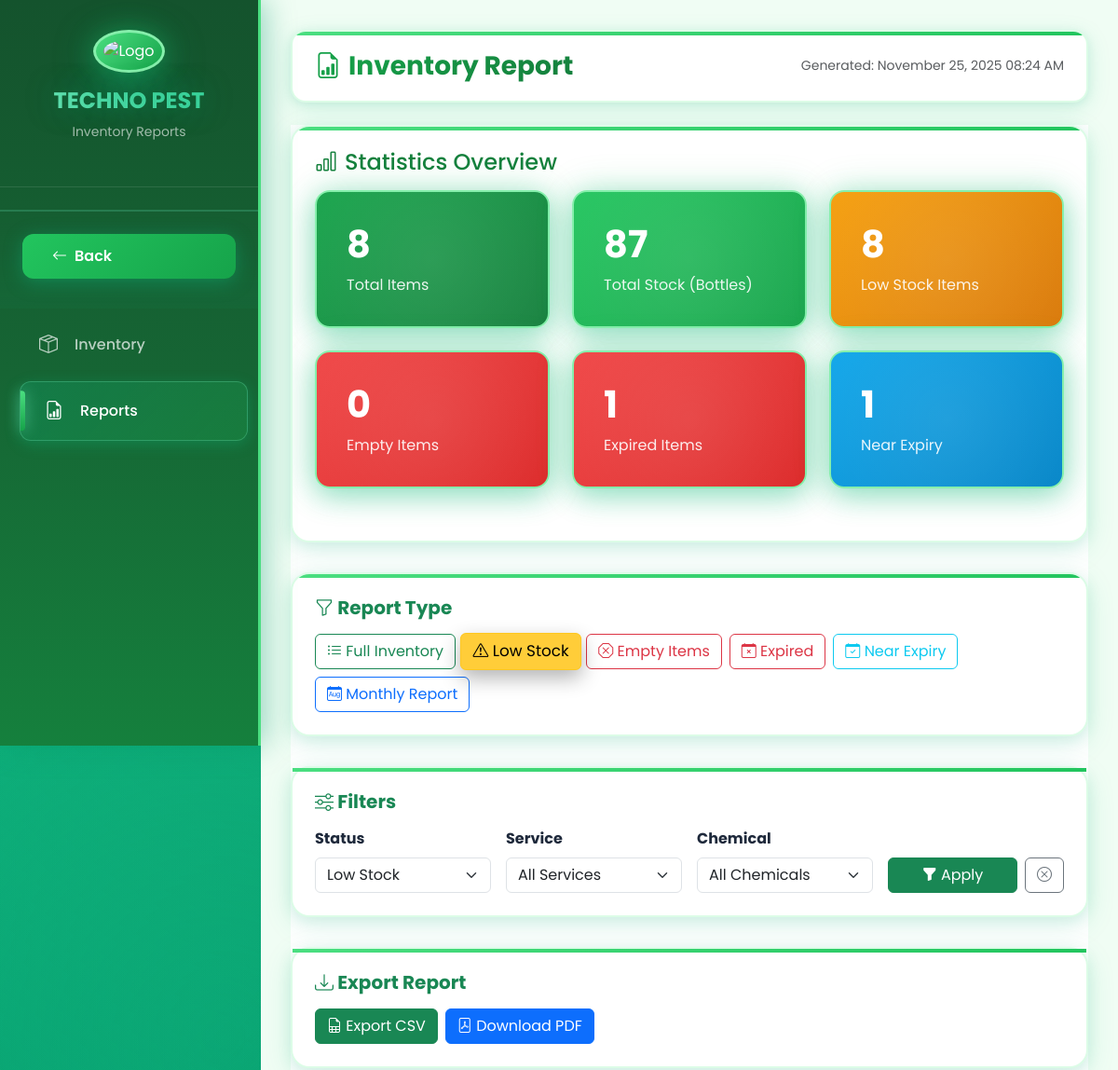
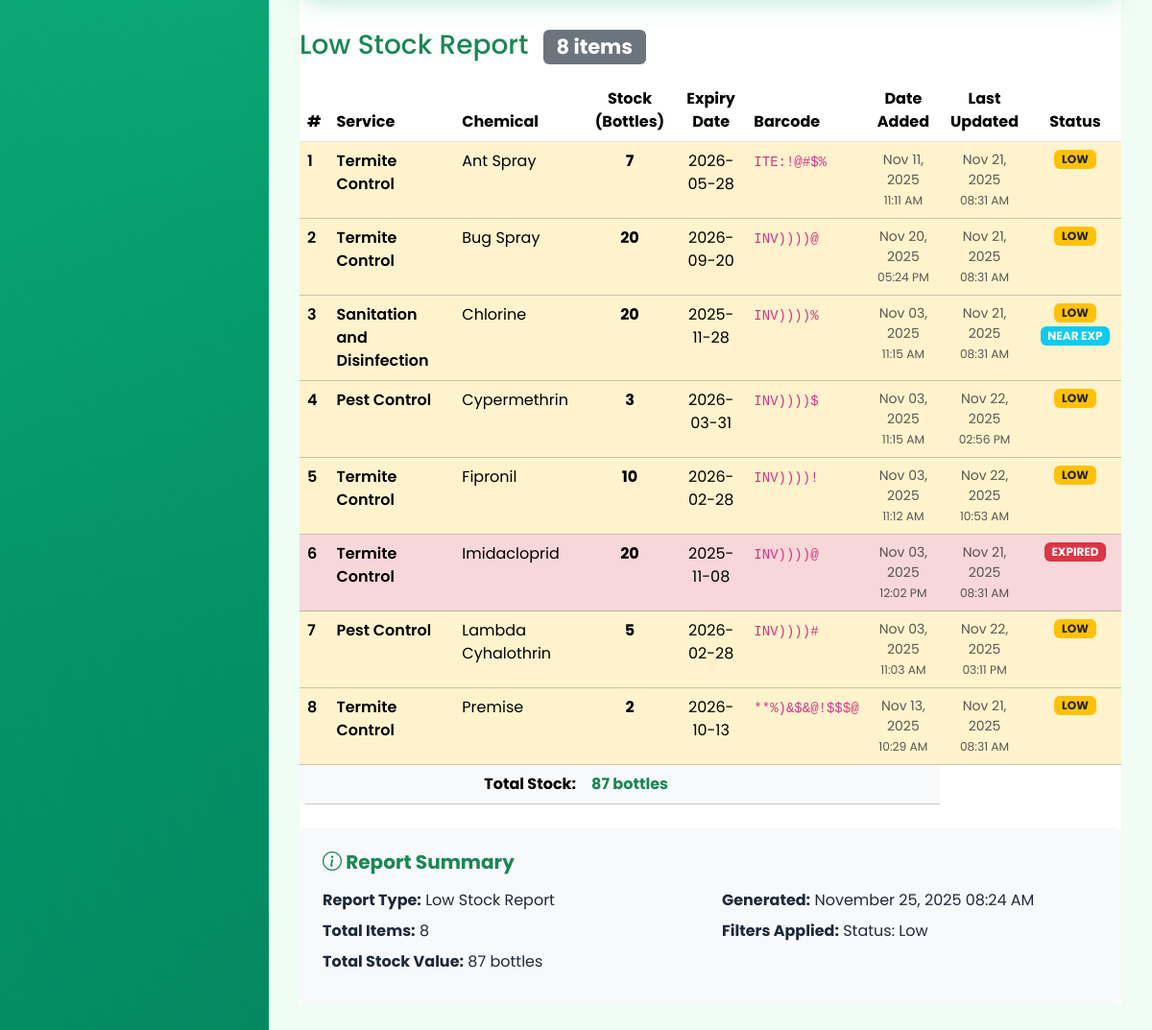
Page /inventory_report.php?type=low&status=low&service=all&ingredient=all on the earlier database version (2 pictures, top to bottom).
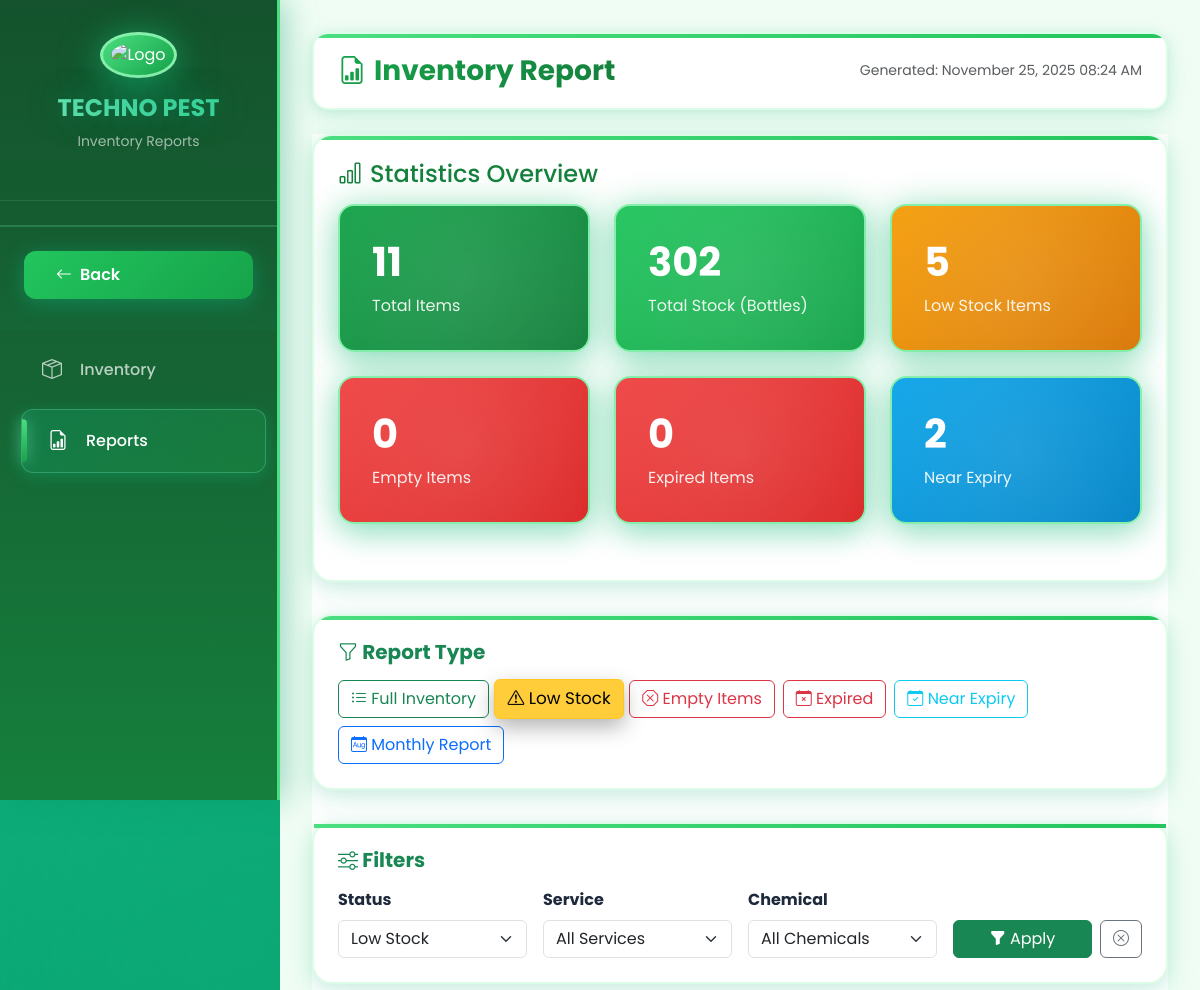
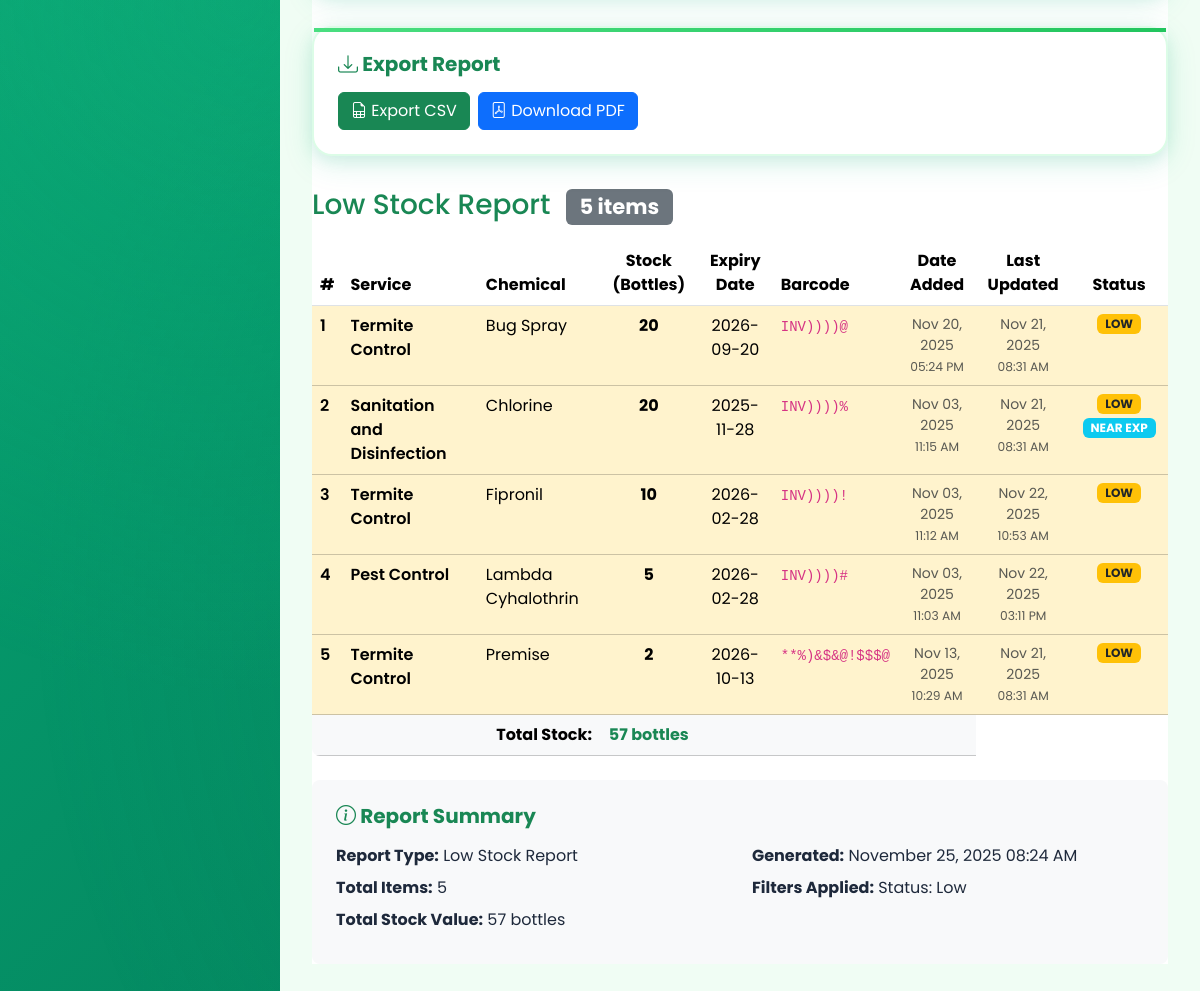
Same page on the later database version (2 pictures, top to bottom).
### tables this page shows
CREATE TABLE `inventory` (
  `inventory_id` int NOT NULL AUTO_INCREMENT,
  `service_id` int NOT NULL,
  `ai_id` int DEFAULT NULL,
  `ingredient_id` int NOT NULL,
  `active_ingredient` varchar(255) NOT NULL,
  `stocks` int NOT NULL,
  `expiry_date` date DEFAULT NULL,
  `created_at` timestamp NOT NULL DEFAULT CURRENT_TIMESTAMP,
  `barcode` varchar(50) NOT NULL,
  `updated_at` timestamp NULL DEFAULT CURRENT_TIMESTAMP ON UPDATE CURRENT_TIMESTAMP,
  PRIMARY KEY (`inventory_id`),
  UNIQUE KEY `uq_inventory_service_ingredient_expiry` (`service_id`,`active_ingredient`,`expiry_date`)
);

CREATE TABLE `services` (
  `service_id` int NOT NULL AUTO_INCREMENT,
  `service_name` varchar(100) NOT NULL,
  `service_type` varchar(100) DEFAULT NULL,
  `service_details` text,
  `description` text,
  `created_at` timestamp NOT NULL DEFAULT CURRENT_TIMESTAMP,
  `active_ingredient` varchar(100) NOT NULL,
  PRIMARY KEY (`service_id`),
  UNIQUE KEY `service_name` (`service_name`)
);

CREATE TABLE `active_ingredients` (
  `ai_id` int NOT NULL AUTO_INCREMENT,
  `name` varchar(255) NOT NULL,
  PRIMARY KEY (`ai_id`),
  UNIQUE KEY `name` (`name`)
);

### inventory_report.php (the view, shortened to what the changed rows need)
<?php
$pdo = new PDO("mysql:host=localhost;dbname=pest control;charset=utf8mb4", "root", "", [
    PDO::ATTR_ERRMODE => PDO::ERRMODE_EXCEPTION,
    PDO::ATTR_DEFAULT_FETCH_MODE => PDO::FETCH_ASSOC
]);
$report_type = $_GET['type'] ?? 'full';
$filter_status = $_GET['status'] ?? 'all';
$inventory = $pdo->query("
    SELECT i.inventory_id, s.service_name, a.name AS active_ingredient, i.stocks, i.expiry_date, i.barcode,
        a.ai_id, s.service_id, i.created_at, i.updated_at
    FROM inventory i
    JOIN services s ON i.service_id = s.service_id
    LEFT JOIN active_ingredients a ON i.ai_id = a.ai_id
    ORDER BY a.name, i.expiry_date
")->fetchAll();
$filtered_inventory = $inventory;
if ($filter_status !== 'all') {
    $filtered_inventory = array_filter($filtered_inventory, function($i) use ($filter_status) {
        $stock = (float)$i['stocks'];
        $is_expired = !empty($i['expiry_date']) && strtotime($i['expiry_date']) < time();
        if ($filter_status === 'empty') return $stock <= 0;
        if ($filter_status === 'low') return $stock > 0 && $stock <= 20;
        if ($filter_status === 'expired') return $is_expired;
        if ($filter_status === 'near_exp') return !empty($i['expiry_date']) && strtotime($i['expiry_date']) < strtotime('+3 months') && !$is_expired;
        return true;
    });
}
$filtered_inventory = array_values($filtered_inventory);
$total_items = count($inventory);
$total_stock = array_sum(array_map(fn($i) => (float)$i['stocks'], $inventory));
$low_stock_count = count(array_filter($inventory, fn($i) => (float)$i['stocks'] > 0 && (float)$i['stocks'] <= 20));
$empty_count = count(array_filter($inventory, fn($i) => (float)$i['stocks'] <= 0));
$expired_count = count(array_filter($inventory, fn($i) => !empty($i['expiry_date']) && strtotime($i['expiry_date']) < time()));
$near_exp_count = count(array_filter($inventory, fn($i) => !empty($i['expiry_date']) && strtotime($i['expiry_date']) < strtotime('+3 months') && strtotime($i['expiry_date']) >= time()));
$monthly_summary = [];
?>
<!DOCTYPE html>
<html lang="en">
<head>
    <link href="https://cdn.jsdelivr.net/npm/bootstrap@5.3.3/dist/css/bootstrap.min.css" rel="stylesheet">
    <link href="https://cdn.jsdelivr.net/npm/bootstrap-icons@1.11.3/font/bootstrap-icons.min.css" rel="stylesheet">
</head>
<body>
    <div class="dashboard-wrapper">
        <main class="main-content">
            <div class="top-bar">
                <h1 class="page-title">
                    <i class="bi bi-file-earmark-bar-graph me-2"></i>Inventory Report
                </h1>
            </div>
            <div id="pdfContent">
                <div class="content-card">
                    <h2 class="mb-3" style="font-size: 1.5rem; color: var(--green-700);">
                        <i class="bi bi-bar-chart me-2"></i>Statistics Overview
                    </h2>
                    <div class="stats-grid">
                    <?php if ($report_type === 'monthly' && !empty($monthly_summary)): ?>
                        <div class="stat-card success">
                            <h3><?= number_format($monthly_summary['total_items']) ?></h3>
                            <p class="mb-0">Total Items</p>
                        </div>
                        <div class="stat-card primary">
                            <h3><?= number_format($monthly_summary['total_stock'], 0) ?></h3>
                            <p class="mb-0">Total Stock (Bottles)</p>
                        </div>
                        <div class="stat-card info">
                            <h3><?= $monthly_summary['items_added'] ?></h3>
                            <p class="mb-0">Items Added</p>
                        </div>
                        <div class="stat-card warning">
                            <h3><?= $monthly_summary['items_updated'] ?></h3>
                            <p class="mb-0">Items Updated</p>
                        </div>
                        <div class="stat-card warning">
                            <h3><?= $monthly_summary['low_stock'] ?></h3>
                            <p class="mb-0">Low Stock Items</p>
                        </div>
                        <div class="stat-card danger">
                            <h3><?= $monthly_summary['empty_items'] ?></h3>
                            <p class="mb-0">Empty Items</p>
                        </div>
                    <?php else: ?>
                        <div class="stat-card success">
                            <h3><?= number_format($total_items) ?></h3>
                            <p class="mb-0">Total Items</p>
                        </div>
                        <div class="stat-card primary">
                            <h3><?= number_format($total_stock, 0) ?></h3>
                            <p class="mb-0">Total Stock (Bottles)</p>
                        </div>
                        <div class="stat-card warning">
                            <h3><?= $low_stock_count ?></h3>
                            <p class="mb-0">Low Stock Items</p>
                        </div>
                        <div class="stat-card danger">
                            <h3><?= $empty_count ?></h3>
                            <p class="mb-0">Empty Items</p>
                        </div>
                        <div class="stat-card danger">
                            <h3><?= $expired_count ?></h3>
                            <p class="mb-0">Expired Items</p>
                        </div>
                        <div class="stat-card info">
                            <h3><?= $near_exp_count ?></h3>
                            <p class="mb-0">Near Expiry</p>
                        </div>
                    <?php endif; ?>
                </div>
            </div>
                <div class="d-flex justify-content-between align-items-center mb-3">
                    <h3 class="text-success mb-0">
                        <?php
                        $titles = [
                            'full' => 'Full Inventory Report',
                            'low' => 'Low Stock Report',
                            'empty' => 'Empty Items Report',
                            'expired' => 'Expired Items Report',
                            'near_exp' => 'Near Expiry Report',
                            'monthly' => 'Monthly Inventory Report - ' . (!empty($monthly_summary['month']) ? $monthly_summary['month'] : date('F Y'))
                        ];
                        echo $titles[$report_type] ?? 'Inventory Report';
                        ?>
                        <span class="badge bg-secondary ms-2"><?= count($filtered_inventory) ?> items</span>
                    </h3>
                </div>
                <div class="table-responsive">
                    <table class="table table-hover mb-0">
                        <thead>
                            <tr>
                                <th>#</th>
                                <th>Service</th>
                                <th>Chemical</th>
                                <th class="text-center">Stock (Bottles)</th>
                                <th class="text-center">Expiry Date</th>
                                <th>Barcode</th>
                                <th class="text-center">Date Added</th>
                                <th class="text-center">Last Updated</th>
                                <th class="text-center">Status</th>
                            </tr>
                        </thead>
                        <tbody>
                            <?php if (empty($filtered_inventory)): ?>
                                <tr>
                                    <td colspan="9" class="text-center py-5 text-muted">
                                        <i class="bi bi-inbox fs-1 d-block mb-2"></i>
                                        No items found matching the selected filters.
                                    </td>
                                </tr>
                            <?php else: ?>
                                <?php foreach ($filtered_inventory as $idx => $item):
                                    $stock = (float)$item['stocks'];
                                    $is_expired = !empty($item['expiry_date']) && strtotime($item['expiry_date']) < time();
                                    $near_exp = !empty($item['expiry_date']) && strtotime($item['expiry_date']) < strtotime('+3 months') && !$is_expired;
                                    $exp_display = !empty($item['expiry_date']) ? date('Y-m-d', strtotime($item['expiry_date'])) : '';
                                    $ingredient = ucwords(strtolower($item['active_ingredient'] ?? ''));
                                ?>
                                <tr class="<?= $is_expired || $stock<=0 ? 'table-danger' : ($stock<=20 ? 'table-warning' : '') ?>">
                                    <td class="fw-semibold"><?= $idx + 1 ?></td>
                                    <td class="fw-semibold"><?= htmlspecialchars($item['service_name']) ?></td>
                                    <td><?= htmlspecialchars($ingredient ?: '—') ?></td>
                                    <td class="text-center fw-bold"><?= number_format($stock, 0) ?></td>
                                    <td class="text-center"><?= $exp_display ?: '—' ?></td>
                                    <td><code><?= htmlspecialchars($item['barcode'] ?? '—') ?></code></td>
                                    <td class="text-center small">
                                        <?php if (!empty($item['created_at'])): ?>
                                            <div class="text-muted">
                                                <?= date('M d, Y', strtotime($item['created_at'])) ?><br>
                                                <small><?= date('h:i A', strtotime($item['created_at'])) ?></small>
                                            </div>
                                        <?php else: ?>
                                            <span class="text-muted">—</span>
                                        <?php endif; ?>
                                    </td>
                                    <td class="text-center small">
                                        <?php if (!empty($item['updated_at'])): ?>
                                            <div class="text-muted">
                                                <?= date('M d, Y', strtotime($item['updated_at'])) ?><br>
                                                <small><?= date('h:i A', strtotime($item['updated_at'])) ?></small>
                                            </div>
                                        <?php else: ?>
                                            <span class="text-muted">—</span>
                                        <?php endif; ?>
                                    </td>
                                    <td class="text-center">
                                        <div class="d-flex flex-wrap gap-1 justify-content-center">
                                            <?php if($is_expired || $stock<=0): ?>
                                                <span class="badge bg-danger"><?= $stock<=0 ? 'EMPTY' : 'EXPIRED' ?></span>
                                            <?php else: ?>
                                                <?php if($stock<=20): ?>
                                                    <span class="badge bg-warning text-dark">LOW</span>
                                                <?php else: ?>
                                                    <span class="badge bg-success">In Stock</span>
                                                <?php endif; ?>
                                                <?php if($near_exp): ?>
                                                    <span class="badge bg-info">NEAR EXP</span>
                                                <?php endif; ?>
                                            <?php endif; ?>
                                        </div>
                                    </td>
                                </tr>
                                <?php endforeach; ?>
                            <?php endif; ?>
                        </tbody>
                        <?php if (!empty($filtered_inventory)): ?>
                        <tfoot class="table-light">
                            <tr>
                                <td colspan="3" class="fw-bold text-end">Total Stock:</td>
                                <td class="text-center fw-bold text-success">
                                    <?= number_format(array_sum(array_map(fn($i) => (float)$i['stocks'], $filtered_inventory)), 0) ?> bottles
                                </td>
                                <td colspan="3"></td>
                            </tr>
                        </tfoot>
                        <?php endif; ?>
                    </table>
                </div>
                <?php if (!empty($filtered_inventory)): ?>
                <div class="mt-4 p-4 bg-light rounded-3">
                    <h5 class="fw-bold text-success mb-3">
                        <i class="bi bi-info-circle"></i> Report Summary
                    </h5>
                    <div class="row">
                        <div class="col-md-6">
                            <p class="mb-2">
                                <strong>Report Type:</strong>
                                <?= $titles[$report_type] ?? 'Inventory Report' ?>
                            </p>
                            <p class="mb-2">
                                <strong>Total Items:</strong>
                                <?= count($filtered_inventory) ?>
                            </p>
                            <p class="mb-2">
                                <strong>Total Stock Value:</strong>
                                <?= number_format(array_sum(array_map(fn($i) => (float)$i['stocks'], $filtered_inventory)), 0) ?> bottles
                            </p>
                        </div>
                        <div class="col-md-6">
                            <p class="mb-2">
                                <strong>Generated:</strong>
                                <?= date('F d, Y h:i A') ?>
                            </p>
                            <p class="mb-2">
                                <strong>Filters Applied:</strong>
                                <?php
                                $filters = [];
                                if ($filter_status !== 'all') $filters[] = "Status: " . ucfirst($filter_status);
                                echo !empty($filters) ? implode(', ', $filters) : 'None';
                                ?>
                            </p>
                        </div>
                    </div>
                </div>
                <?php endif; ?>
            </div>
        </main>
    </div>
</body>
</html>

Differences in the rows shown:
no longer on this page (row edited): inventory: service.service_name "Termite Control", ai.name "Ant Spray", stocks "7", expiry_date "2026-05-28", barcode "ITE:!@#$%", created_at "Nov 11, 2025", created_at "11:11 AM", updated_at "Nov 21, 2025", updated_at "08:31 AM", shows "LOW"
no longer on this page (row edited): inventory: service.service_name "Pest Control", ai.name "Cypermethrin", stocks "3", expiry_date "2026-03-31", barcode "INV))))$", created_at "Nov 03, 2025", created_at "11:15 AM", updated_at "Nov 22, 2025", updated_at "02:56 PM", shows "LOW"
no longer on this page (row edited): inventory: service.service_name "Termite Control", ai.name "Imidacloprid", stocks "20", expiry_date "2025-11-08", barcode "INV))))@", created_at "Nov 03, 2025", created_at "12:02 PM", updated_at "Nov 21, 2025", updated_at "08:31 AM", shows "EXPIRED"
Other differences:
$total_items: "8" → "11"
$total_stock: "87" → "302"
$low_stock_count: "8" → "5"
$expired_count: "1" → "0"
$near_exp_count: "1" → "2"
count($filtered_inventory): "8" → "5"
text no longer shown: "87 87"
text now shown: "57 57"
